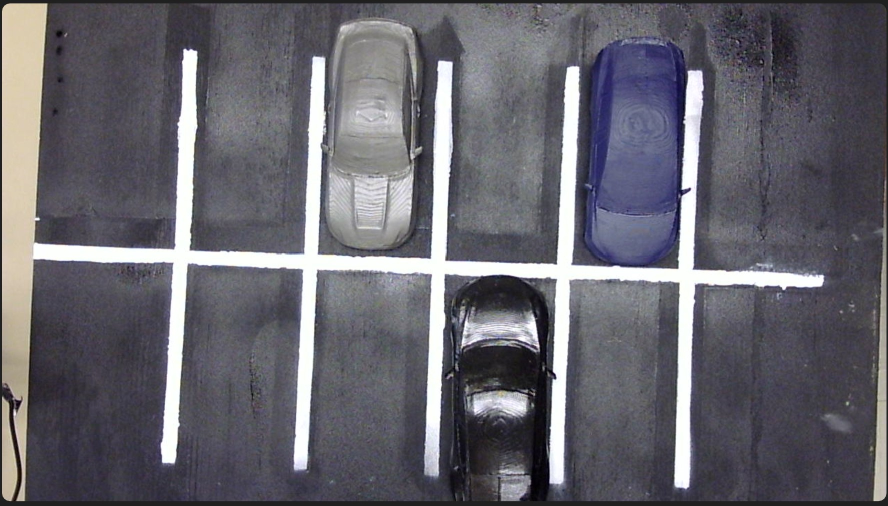
#> input picture ParkingLotImages/model1.jpg, 1776 x 1012 px, found by its file name (shown at 1/2 size)
$ python testofdrawlines.py
#> lines starting #> are read from the running program, lines starting #| are printed output that depends on the picture
import numpy as np
import cv2 as cv
#from ParkingSpotClass import ParkingSpot
import numpy as np


# Initialize Variables
ix,iy,sx,sy,lx,ly = -1,-1,-1,-1,-1,-1
counter = 0
#spot_1 = ParkingSpot((312,474,537,472,476,538,122,546)
#spot_2 = ParkingSpot((549,501,773,492,848,560,491,569)
#spot_3 = ParkingSpot((788,492,1022,485,1237,555,864,558)
# [41 lines left out: function draw_lines, not called in this run]
             ## Writing X coordinate for spot click into file


# read image from path and add callback
img= cv.resize(cv.imread(r'C:\Users\beaum\Desktop\Capstone2_Project_1\Images\model1.jpg',-1), (1280, 720))
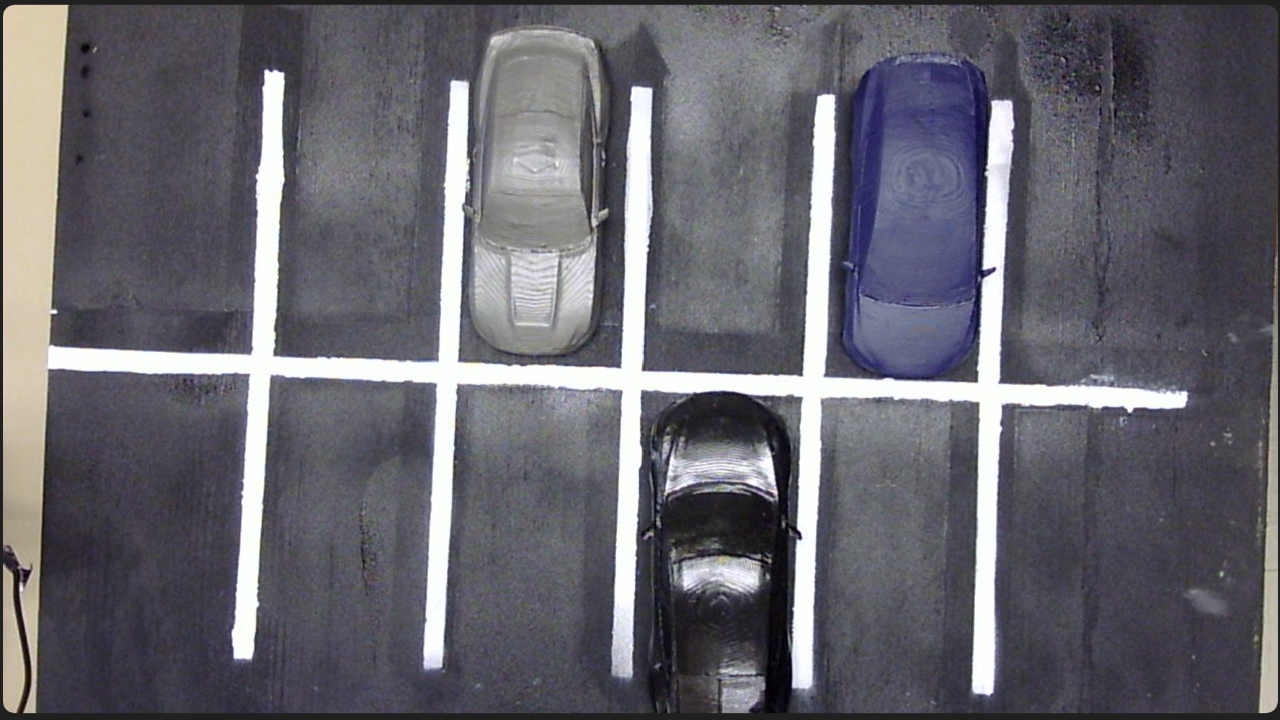
#> img: shape (720, 1280, 3); mean B, G, R 109.2, 101.3, 102.7
cv.namedWindow('image')
cv.setMouseCallback('image',draw_lines)
while(1):
    temps = []
    file = open('ModelParking.txt')
#> (reads ModelParking.txt from the repository)
    for line in file.readlines():
            temps.append(float(line))
            file.close()
    print(len(temps))
    cv.imshow('image',img)
    k = cv.waitKey(1) & 0xFF
#> (key q is pressed here)
    # press 'q' to exit
    if (len(temps)==97):
        print('All spots have been successfully mapped')
        break
    if k == ord('q'):
        break
cv.destroyAllWindows()
